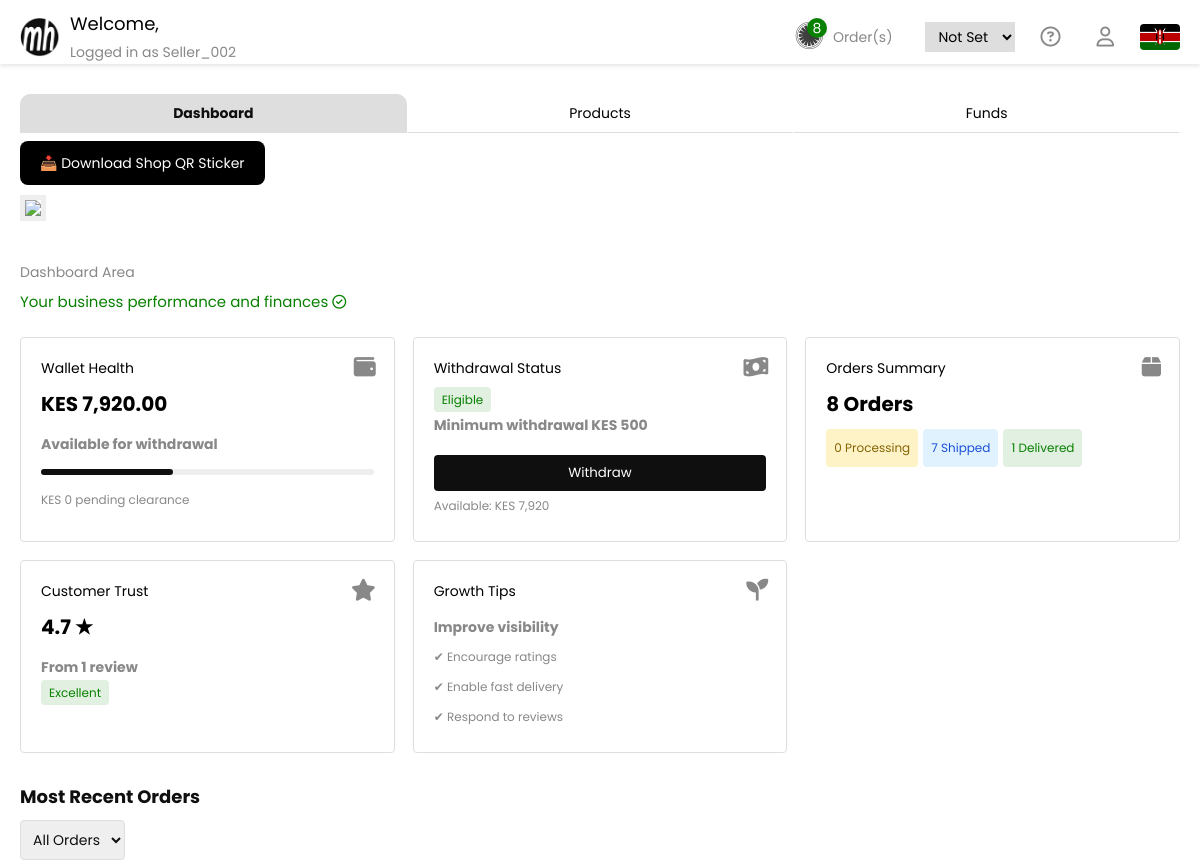
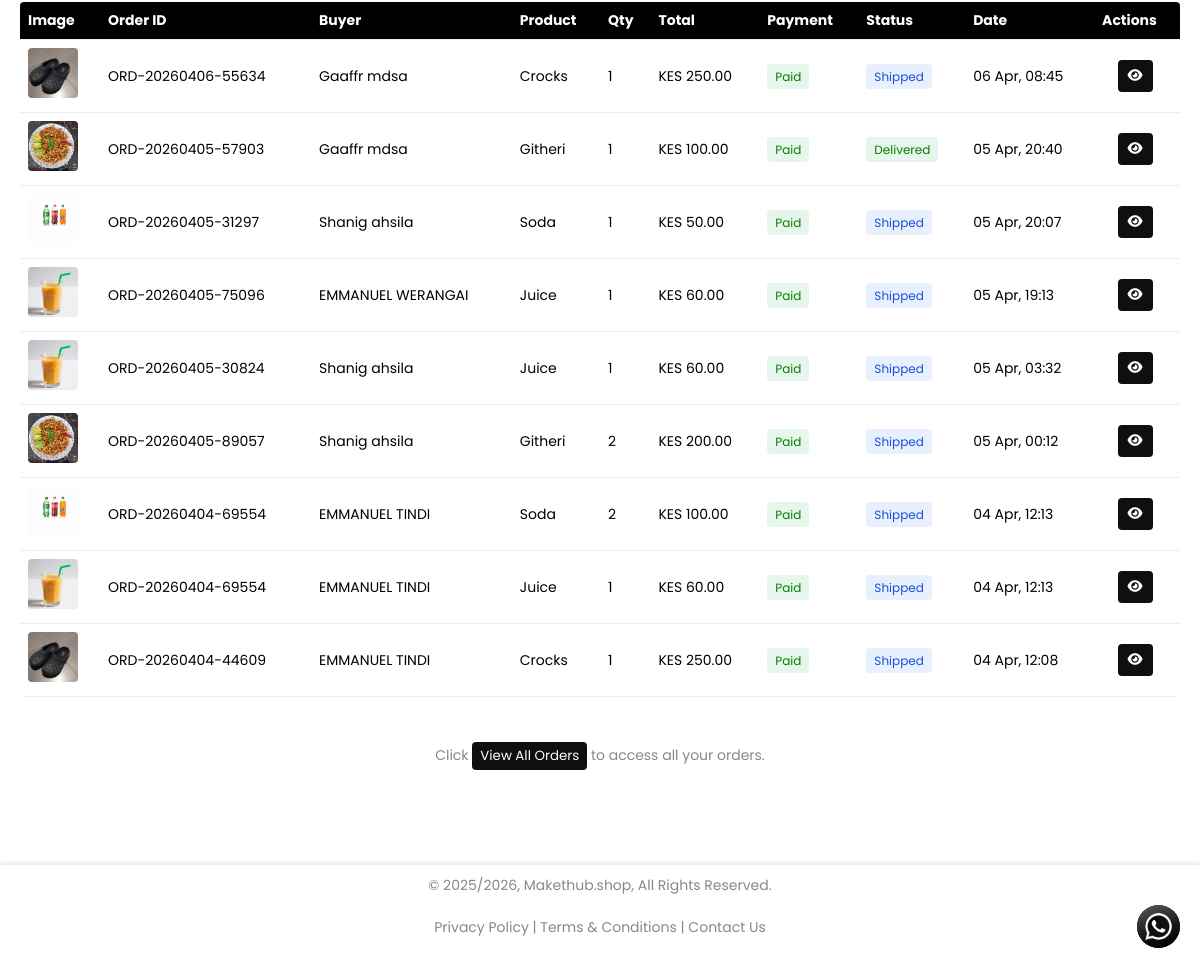
Before: /sellerPage.php (signed in) with the older database file (2 pictures, top to bottom).
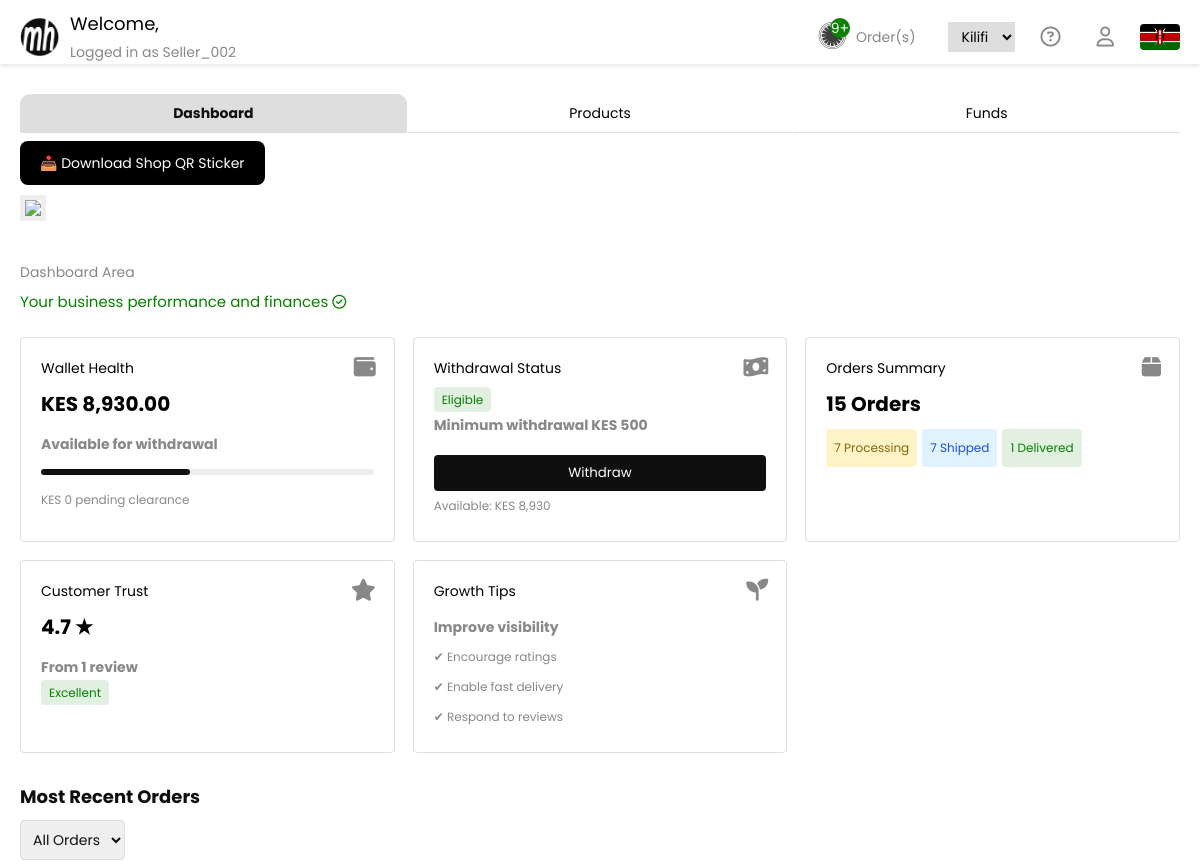
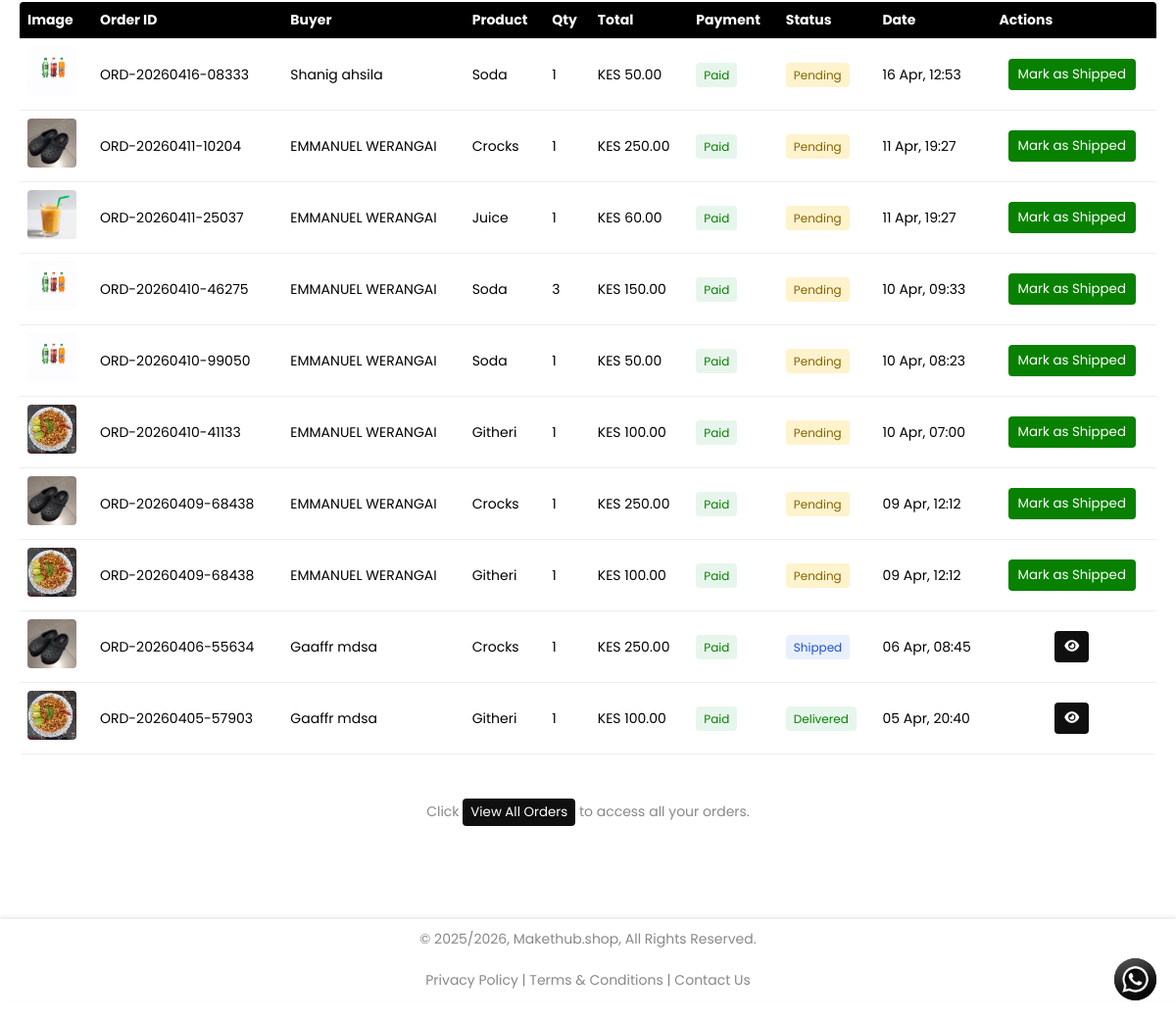
After: the same page with the newer database file (2 pictures, top to bottom).
### tables this page shows
CREATE TABLE `wallets` (
  `wallet_id` int(11) NOT NULL,
  `user_id` int(11) NOT NULL,
  `wallet_type` enum('sales','agency','sales_agent','property_owner','administrator','buyer','seller') NOT NULL,
  `balance` decimal(12,2) DEFAULT 0.00,
  `total_transacted` decimal(12,2) DEFAULT 0.00,
  `created_at` timestamp NULL DEFAULT current_timestamp(),
  `updated_at` timestamp NULL DEFAULT current_timestamp() ON UPDATE current_timestamp()
);

CREATE TABLE `order_items` (
  `item_id` int(11) NOT NULL,
  `order_id` int(11) NOT NULL,
  `product_id` int(11) NOT NULL,
  `seller_id` int(11) NOT NULL,
  `quantity` int(11) NOT NULL,
  `price` decimal(10,2) NOT NULL,
  `subtotal` decimal(10,2) NOT NULL,
  `order_status` enum('pending','processing','shipped','delivered','cancelled') DEFAULT 'pending',
  `shipped_at` datetime DEFAULT NULL,
  `delivered_at` datetime DEFAULT NULL,
  `payment_status` enum('pending','paid','failed') DEFAULT 'pending'
);

CREATE TABLE `productservicesrentals` (
  `product_id` int(11) NOT NULL,
  `user_id` int(11) NOT NULL,
  `product_name` varchar(255) NOT NULL,
  `category` varchar(100) NOT NULL,
  `price` decimal(10,2) NOT NULL,
  `stock_quantity` int(11) NOT NULL DEFAULT 0,
  `image_path` varchar(255) NOT NULL,
  `image_hash` varchar(32) DEFAULT NULL,
  `image_width` int(11) DEFAULT NULL,
  `image_height` int(11) DEFAULT NULL,
  `image_size_kb` int(11) DEFAULT NULL,
  `image_format` varchar(20) DEFAULT NULL,
  `status` enum('active','inactive') DEFAULT 'active',
  `created_at` timestamp NOT NULL DEFAULT current_timestamp(),
  `updated_at` timestamp NOT NULL DEFAULT current_timestamp() ON UPDATE current_timestamp(),
  `image_phash` varchar(32) DEFAULT NULL
);

CREATE TABLE `orders` (
  `order_id` int(11) NOT NULL,
  `order_code` varchar(50) DEFAULT NULL,
  `buyer_id` int(11) NOT NULL,
  `total_amount` decimal(10,2) NOT NULL,
  `created_at` timestamp NOT NULL DEFAULT current_timestamp()
);

CREATE TABLE `users` (
  `user_id` int(11) NOT NULL,
  `full_name` varchar(100) DEFAULT NULL,
  `username` varchar(100) NOT NULL,
  `email` varchar(255) NOT NULL,
  `phone` varchar(50) NOT NULL,
  `profile_image` varchar(255) DEFAULT NULL,
  `bio` text DEFAULT NULL,
  `password` varchar(255) NOT NULL,
  `account_type` enum('buyer','seller','sales_agent','administrator','property_owner') NOT NULL,
  `is_verified` tinyint(1) DEFAULT 0,
  `status` enum('active','suspended') DEFAULT 'active',
  `location_id` int(11) DEFAULT NULL,
  `address` varchar(150) DEFAULT NULL,
  `business_name` varchar(50) DEFAULT NULL,
  `business_model` varchar(50) DEFAULT NULL,
  `business_type` varchar(50) DEFAULT NULL,
  `market_scope` varchar(50) DEFAULT NULL,
  `created_at` timestamp NOT NULL DEFAULT current_timestamp(),
  `updated_at` timestamp NULL DEFAULT NULL,
  `agency_code` varchar(50) DEFAULT NULL,
  `referred_by` int(11) DEFAULT NULL,
  `agent_activated_at` datetime DEFAULT NULL,
  `subscription_expires_at` datetime DEFAULT NULL,
  `must_change_password` tinyint(1) DEFAULT 0,
  `economic_period_count` int(11) DEFAULT NULL,
  `is_system` tinyint(1) DEFAULT 0
);

### sellerPage.php (the view, shortened to what the changed rows need)
<?php
require_once 'connection.php';
$user_id = $_SESSION['user_id'];
function formatDate($date) {
  $timestamp = strtotime($date);
  $oneYear = 31536000;
  if (time() - $timestamp < $oneYear) {
      return date("d M, H:i", $timestamp);
  } else {
      return date("d M Y", $timestamp);
  }
}
function formatToK($number) {
  return number_format($number);
}
$query = "
  SELECT
    u.username,
    u.business_name,
    u.profile_image,
    county.name AS county_name
  FROM users u
  LEFT JOIN locations ward ON u.location_id = ward.location_id
  LEFT JOIN locations county ON ward.parent_id = county.location_id
  WHERE u.user_id = ?
  LIMIT 1
";
$stmt = $conn->prepare($query);
$stmt->bind_param("i", $user_id);
$stmt->execute();
$result = $stmt->get_result();
$county = "Not Set";
if ($result && $result->num_rows === 1) {
  $user = $result->fetch_assoc();
  $county = $user['county_name'] ?? $county;
}
$sellerOrders = [];
$stmt = $conn->prepare("
  SELECT
    o.order_id,
    o.order_code,
    o.created_at,
    u.full_name AS buyer_name,
    oi.item_id,
    oi.product_id,
    oi.quantity,
    oi.price,
    oi.subtotal,
    oi.order_status,
    oi.shipped_at,
    oi.delivered_at,
    oi.payment_status,
    p.product_name,
    p.image_path,
    (oi.quantity * oi.price) AS seller_total
  FROM order_items oi
  JOIN orders o ON oi.order_id = o.order_id
  JOIN users u ON o.buyer_id = u.user_id
  JOIN productservicesrentals p ON oi.product_id = p.product_id
  WHERE oi.seller_id = ?
  ORDER BY o.created_at DESC
");
$stmt->bind_param("i", $user_id);
$stmt->execute();
$result = $stmt->get_result();
if ($result) {
  while ($row = $result->fetch_assoc()) {
      $sellerOrders[] = $row;
  }
}
$countStmt = $conn->prepare("
    SELECT COUNT(*) AS activeOrders
    FROM order_items
    WHERE seller_id = ? AND order_status != 'delivered'
");
$countStmt->bind_param("i", $user_id);
$countStmt->execute();
$countResult = $countStmt->get_result();
$activeOrders = 0;
if ($countResult && $countResult->num_rows === 1) {
    $row = $countResult->fetch_assoc();
    $activeOrders = (int)$row['activeOrders'];
}
$displayCount = $activeOrders > 9 ? "9+" : $activeOrders;
$walletType = 'seller';
$stmt = $conn->prepare("
  SELECT balance
  FROM wallets
  WHERE user_id = ? AND wallet_type = ?
  LIMIT 1
");
$stmt->bind_param("is", $user_id, $walletType);
$stmt->execute();
$stmt->bind_result($walletBalance);
$minWithdrawal = 500;
$isEligible = $walletBalance >= $minWithdrawal;
$withdrawStatus = $isEligible ? "Eligible" : "Not Eligible";
$withdrawClass = $isEligible ? "green" : "red";
$stmt = $conn->prepare("
  SELECT
    COUNT(DISTINCT oi.order_id) AS total_orders,
    COUNT(DISTINCT CASE WHEN oi.order_status = 'pending' THEN oi.order_id END) AS processing_orders,
    COUNT(DISTINCT CASE WHEN oi.order_status = 'shipped' THEN oi.order_id END) AS shipped_orders,
    COUNT(DISTINCT CASE WHEN oi.order_status = 'delivered' THEN oi.order_id END) AS delivered_orders
  FROM order_items oi
  WHERE oi.seller_id = ?
");
$stmt->bind_param("i", $user_id);
$stmt->execute();
$result = $stmt->get_result();
$row = $result->fetch_assoc();
$totalOrders      = $row['total_orders'] ?? 0;
$processingOrders = $row['processing_orders'] ?? 0;
$shippedOrders    = $row['shipped_orders'] ?? 0;
$deliveredOrders  = $row['delivered_orders'] ?? 0;
?>
<!DOCTYPE html>
<html lang="en">
<head>
  <link rel="stylesheet" href="assets/css/general.css">
  <link rel="stylesheet" href="https://cdnjs.cloudflare.com/ajax/libs/font-awesome/6.5.1/css/all.min.css">
</head>
<body>
  <div class="container">
    <header class="pgHeader">
      <section>
        <div class="rhs">
          <a class="lkOdr" onclick="toggleSellerOrdersTrack()">
            <div class="odrIconDiv">
              <i class="fa-brands fa-first-order-alt"></i>
              <p><?= $displayCount ?></p>
            </div>
            <p>Order(s)</p>
          </a>
          <select name="county">
            <option value="<?= htmlspecialchars($county) ?>" selected>
              <?= htmlspecialchars($county) ?>
            </option>
          </select>
          <a href="helpCentre.php" class="help-icon">
            <i class="fa-regular fa-circle-question"></i>
          </a>
          <div class="profile-icon">
            <i class="fa-regular fa-user" onclick="toggleProfileOption()"></i>
          </div>
          <img src="Images/Kenya Flag.png" alt="Kenya Flag" width="40">
        </div>
      </section>
    </header>
    <main class="buyerMain" id="sellerMain">
      <div class="tabs-container" id="toggleMarketTypeTab">
        <div class="tab-content">
          <div id="dashboard" class="tab-panel">
            <div class="containerInner">
              <div class="grid">
                <div class="card">
                  <i class="fa fa-wallet icon"></i>
                  <h3>Wallet Health</h3>
                  <div class="stat">KES <?= number_format($walletBalance, 2) ?></div>
                  <p class="meta">Available for withdrawal</p>
                  <div class="progress">
                    <span style="width:<?= min(($walletBalance/20000)*100,100) ?>%"></span>
                  </div>
                  <p class="small">KES 0 pending clearance</p>
                </div>
                <div class="card">
                  <i class="fa fa-money-bill-wave icon"></i>
                  <h3>Withdrawal Status</h3>
                  <span class="badge <?= $withdrawClass ?>">
                    <?= $withdrawStatus ?>
                  </span>
                  <p class="meta">
                    Minimum withdrawal KES 500
                  </p>
                  <div class="actions">
                    <button
                      onclick="togglePaymentOption()"
                      <?= !$isEligible ? 'disabled' : '' ?>
                    >
                    </button>
                  </div>
                  <p class="small">
                    Available: KES <?= number_format($walletBalance) ?>
                  </p>
                </div>
                <div class="card">
                  <i class="fa fa-box icon"></i>
                  <h3>Orders Summary</h3>
                  <div class="stat">
                      <?= formatToK($totalOrders) ?> <?= $totalOrders == 1 ? 'Order' : 'Orders' ?>
                  </div>
                  <p class="meta">
                      <span class="badge yellow"><?= $processingOrders ?> <?= $processingOrders == 1 ? 'Processing' : 'Processing' ?></span>
                      <span class="badge blue"><?= $shippedOrders ?> <?= $shippedOrders == 1 ? 'Shipped' : 'Shipped' ?></span>
                      <span class="badge green"><?= $deliveredOrders ?> <?= $deliveredOrders == 1 ? 'Delivered' : 'Delivered' ?></span>
                  </p>
                </div>
              </div>
            </div>
          </div>
        </div>
      </div>
      <h1>Most Recent Orders</h1>
      <div class="table-wrapper sellerOrdersTrack">
        <table id="ordersTable">
          <thead>
            <tr>
              <th>Image</th>
              <th>Order ID</th>
              <th>Buyer</th>
              <th>Product</th>
              <th>Qty</th>
              <th>Total</th>
              <th>Payment</th>
              <th>Status</th>
              <th>Date</th>
              <th>Actions</th>
            </tr>
          </thead>
          <tbody>
          <?php
          if (!empty($sellerOrders)) {
              foreach ($sellerOrders as $order) {
                  $total = number_format($order['seller_total'], 2);
                  $date = formatDate($order['created_at']);
                  $paymentStatus = strtolower($order['payment_status'] ?? '');
                  $paymentClass = $paymentStatus === 'paid' ? 'paid' : 'pending';
                  $paymentLabel = ucfirst($paymentStatus ?: 'Pending');
                  $statusClass = strtolower($order['order_status'] ?? '');
                  $statusLabel = ucfirst($order['order_status'] ?? 'Pending');
                  $statusTooltip = '';
                  if (!empty($order['shipped_at'])) {
                      $statusTooltip .= "Shipped: " . date("d M Y H:i", strtotime($order['shipped_at']));
                  }
                  if (!empty($order['delivered_at'])) {
                      if ($statusTooltip) $statusTooltip .= "\n";
                      $statusTooltip .= "Delivered: " . date("d M Y H:i", strtotime($order['delivered_at']));
                  }
                  $productImage = !empty($order['image_path']) && file_exists($order['image_path'])
                                  ? htmlspecialchars($order['image_path'])
                                  : "Images/Makethub Logo.png";
                  echo "<tr data-status=\"{$order['order_status']}\">
                          <td><img src='{$productImage}' alt='Product Image' style='width:50px;height:50px;object-fit:cover;border-radius:4px;'></td>
                          <td>{$order['order_code']}</td>
                          <td>".htmlspecialchars($order['buyer_name'])."</td>
                          <td>".htmlspecialchars($order['product_name'])."</td>
                          <td>{$order['quantity']}</td>
                          <td>KES {$total}</td>
                          <td><span class='badge {$paymentClass}'>{$paymentLabel}</span></td>
                          <td><span class='badge {$statusClass}' title=\"".htmlspecialchars($statusTooltip)."\">{$statusLabel}</span></td>
                          <td>{$date}</td>
                          <td class='actions'>
                        <div>";
                  if ($statusClass === 'pending') {
                    echo "<button class='btn-ship' data-id='{$order['order_id']}'>Mark&nbsp;as&nbsp;Shipped</button>";
                  } else {
                    echo "<button class='btn-view'><i class='fa-solid fa-eye'></i></button>";
                  }
                  echo "      </div>
                          </td>
                        </tr>";
              }
          } else {
            echo "<tr>
                    <td colspan='10' style='text-align:center; color:#888;'>No data available in table</td>
                  </tr>";
            }
          ?>
          </tbody>
        </table>
      </div>
    </main>
  </div>
</body>
</html>

Changed rows visible on the page:
no longer on this page (row unchanged): order_items: product.image_path (picture), order.order_code "ORD-20260405-31297", users.full_name "Shanig ahsila", product.product_name "Soda", quantity "1", total "50.00", payment_status "Paid", order_status "Shipped", order.created_at "05 Apr, 20:07"
no longer on this page (row unchanged): order_items: product.image_path (picture), order.order_code "ORD-20260405-75096", users.full_name "EMMANUEL WERANGAI", product.product_name "Juice", quantity "1", total "60.00", payment_status "Paid", order_status "Shipped", order.created_at "05 Apr, 19:13"
no longer on this page (row unchanged): order_items: product.image_path (picture), order.order_code "ORD-20260405-30824", users.full_name "Shanig ahsila", product.product_name "Juice", quantity "1", total "60.00", payment_status "Paid", order_status "Shipped", order.created_at "05 Apr, 03:32"
no longer on this page (row unchanged): order_items: product.image_path (picture), order.order_code "ORD-20260405-89057", users.full_name "Shanig ahsila", product.product_name "Githeri", quantity "2", total "200.00", payment_status "Paid", order_status "Shipped", order.created_at "05 Apr, 00:12"
no longer on this page (row unchanged): order_items: product.image_path (picture), order.order_code "ORD-20260404-69554", users.full_name "EMMANUEL TINDI", product.product_name "Soda", quantity "2", total "100.00", payment_status "Paid", order_status "Shipped", order.created_at "04 Apr, 12:13"
no longer on this page (row unchanged): order_items: product.image_path (picture), order.order_code "ORD-20260404-69554", users.full_name "EMMANUEL TINDI", product.product_name "Juice", quantity "1", total "60.00", payment_status "Paid", order_status "Shipped", order.created_at "04 Apr, 12:13"
no longer on this page (row unchanged): order_items: product.image_path (picture), order.order_code "ORD-20260404-44609", users.full_name "EMMANUEL TINDI", product.product_name "Crocks", quantity "1", total "250.00", payment_status "Paid", order_status "Shipped", order.created_at "04 Apr, 12:08"
changed wallets "Eligible": balance "7,920.00" → "8,930.00"; balance "7,920" → "8,930"
added order_items: product.image_path (picture), order.order_code "ORD-20260416-08333", users.full_name "Shanig ahsila", product.product_name "Soda", quantity "1", total "50.00", payment_status "Paid", order_status "Pending", order.created_at "16 Apr, 12:53"
added order_items: product.image_path (picture), order.order_code "ORD-20260411-10204", users.full_name "EMMANUEL WERANGAI", product.product_name "Crocks", quantity "1", total "250.00", payment_status "Paid", order_status "Pending", order.created_at "11 Apr, 19:27"
added order_items: product.image_path (picture), order.order_code "ORD-20260411-25037", users.full_name "EMMANUEL WERANGAI", product.product_name "Juice", quantity "1", total "60.00", payment_status "Paid", order_status "Pending", order.created_at "11 Apr, 19:27"
added order_items: product.image_path (picture), order.order_code "ORD-20260410-46275", users.full_name "EMMANUEL WERANGAI", product.product_name "Soda", quantity "3", total "150.00", payment_status "Paid", order_status "Pending", order.created_at "10 Apr, 09:33"
added order_items: product.image_path (picture), order.order_code "ORD-20260410-99050", users.full_name "EMMANUEL WERANGAI", product.product_name "Soda", quantity "1", total "50.00", payment_status "Paid", order_status "Pending", order.created_at "10 Apr, 08:23"
added order_items: product.image_path (picture), order.order_code "ORD-20260410-41133", users.full_name "EMMANUEL WERANGAI", product.product_name "Githeri", quantity "1", total "100.00", payment_status "Paid", order_status "Pending", order.created_at "10 Apr, 07:00"
added order_items: product.image_path (picture), order.order_code "ORD-20260409-68438", users.full_name "EMMANUEL WERANGAI", product.product_name "Crocks", quantity "1", total "250.00", payment_status "Paid", order_status "Pending", order.created_at "09 Apr, 12:12"
added order_items: product.image_path (picture), order.order_code "ORD-20260409-68438", users.full_name "EMMANUEL WERANGAI", product.product_name "Githeri", quantity "1", total "100.00", payment_status "Paid", order_status "Pending", order.created_at "09 Apr, 12:12"
Other visible differences:
$displayCount: "8" → "9+"
form field county: "Not Set" → "Kilifi"
formatToK($totalOrders): "8" → "15"
$processingOrders: "0" → "7"
